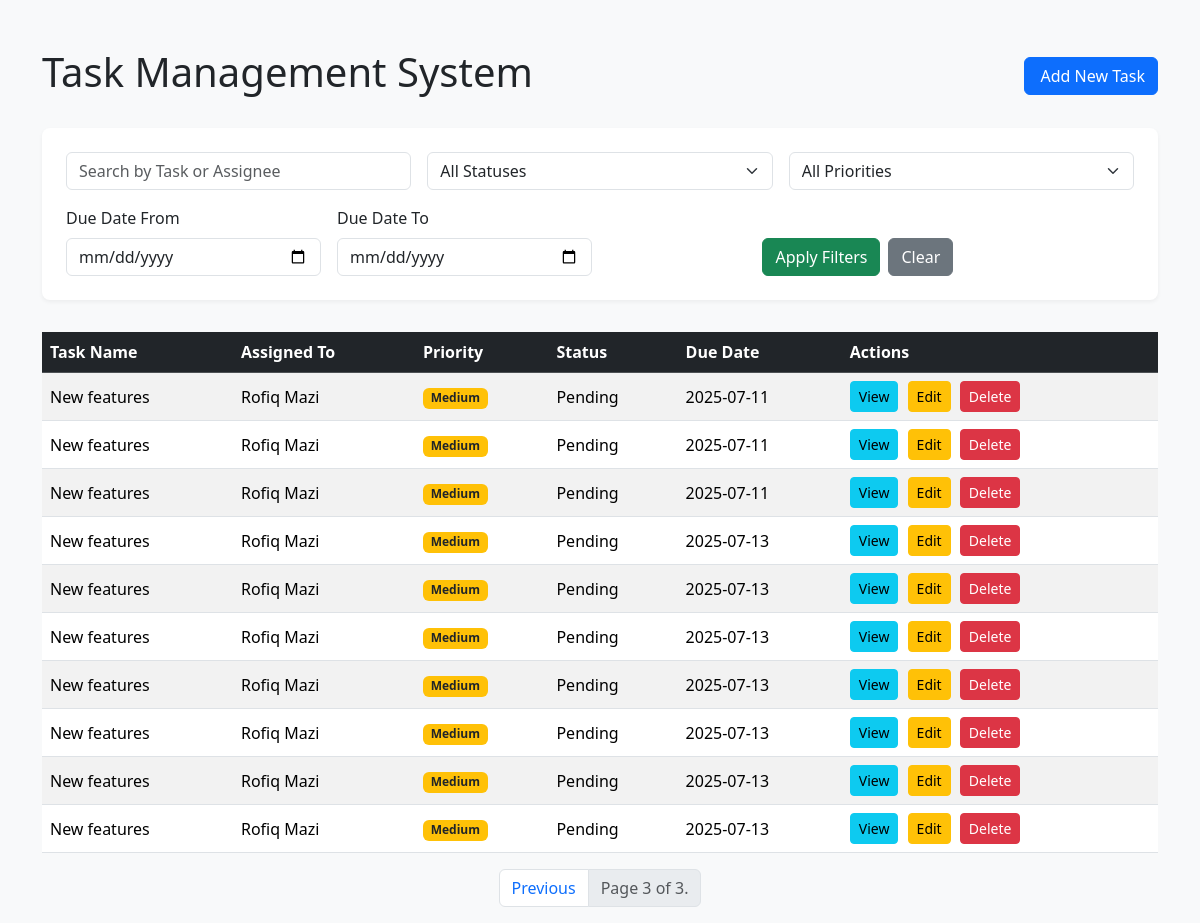
/?page=3, run on the app's committed database.
### tasks/models.py (models this page shows, shortened)
class tasks(models.Model):
    Priority_Choice = [
        ('Low', 'Low'),
        ('Medium', 'Medium'),
        ('High', 'High')
    ]
    Status_Choice = [
        ('Pending', 'Pending'),
        ('In Progress', 'In Progress'),
        ('Completed', 'Completed')
    ]
    task_name = models.CharField(max_length=255)
    description = models.TextField(blank=True, null=True)
    assigned_to = models.CharField(max_length=255)
    priority = models.CharField(max_length=20, choices=Priority_Choice, default='Medium')
    status = models.CharField(max_length=20, choices=Status_Choice, default='Pending')
    due_date = models.DateField()
    created_date = models.DateTimeField(auto_now_add=True)

### tasks/views.py (the view)
# urls.py: path('', views.task_list, name='task_list'),
def task_list(request):
    tasks_list = tasks.objects.all().order_by('-created_date') # Order by most recent
    search_query = request.GET.get('search', '')
    if search_query:
        tasks_list = tasks_list.filter(Q(task_name__icontains=search_query) | Q(assigned_to__icontains=search_query))
    status_filter = request.GET.get('status', '')
    if status_filter:
        tasks_list = tasks_list.filter(status=status_filter)
    priority_filter = request.GET.get('priority', '')
    if priority_filter:
        tasks_list = tasks_list.filter(priority=priority_filter)
    start_date_filter = request.GET.get('start_date', '')
    end_date_filter = request.GET.get('end_date', '')
    if start_date_filter and end_date_filter:
        tasks_list = tasks_list.filter(due_date__range=[start_date_filter, end_date_filter])
    sort_by = request.GET.get('sort', 'due_date')
    tasks_list = tasks_list.order_by(sort_by)
    paginator = Paginator(tasks_list, 10)
    page_number = request.GET.get('page')
    page_obj = paginator.get_page(page_number)
    form = TaskForm()
    context = {
        'page_obj': page_obj,
        'form': form # Pass the form to the template
    }
    return render(request, 'tasks/task_list.html', context)

### tasks/forms.py
class TaskForm(forms.ModelForm):
    class Meta:
        model =tasks
        fields = ['task_name', 'description','assigned_to','priority','status','due_date']
        widgets = {
            'due_date': forms.DateInput(attrs ={'type': 'date'}),
        }

### tasks/templates/tasks/task_list.html (shortened to what this page needs)
<!DOCTYPE html>
<html lang="en">
<head>
    <link href="https://cdn.jsdelivr.net/npm/bootstrap@5.3.3/dist/css/bootstrap.min.css" rel="stylesheet">
</head>
<body>
<div class="container mt-5">
    <div class="d-flex justify-content-between align-items-center mb-4">
        <h1>Task Management System</h1>
        <button type="button" class="btn btn-primary" data-bs-toggle="modal" data-bs-target="#addTaskModal">
             Add New Task
        </button>
    </div>
    <div class="filter-form">
        <form method="GET" action="{% url 'task_list' %}">
            <div class="row g-3">
                <div class="col-md-4"><input type="text" name="search" class="form-control" placeholder="Search by Task or Assignee" value="{{ request.GET.search }}"></div>
                <div class="col-md-4">
                    <select name="status" class="form-select">
                        <option value="">All Statuses</option>
                    </select>
                </div>
                <div class="col-md-4">
                     <select name="priority" class="form-select">
                        <option value="">All Priorities</option>
                    </select>
                </div>
                <div class="col-md-3">
                    <label for="start_date" class="form-label">Due Date From</label>
                    <input type="date" name="start_date" id="start_date" class="form-control" value="{{ request.GET.start_date }}">
                </div>
                <div class="col-md-3">
                    <label for="end_date" class="form-label">Due Date To</label>
                    <input type="date" name="end_date" id="end_date" class="form-control" value="{{ request.GET.end_date }}">
                </div>
                <div class="col-md-4 d-flex justify-content-end align-items-center mt-5">
                    <button type="submit" class="btn btn-success me-2">Apply Filters</button>
                    <a href="{% url 'task_list' %}" class="btn btn-secondary">Clear</a>
                </div>
            </div>
        </form>
    </div>
    <div class="table-responsive">
        <table class="table table-striped table-hover align-middle">
            <thead class="table-dark">
                <tr>
                    <th>Task Name</th>
                    <th>Assigned To</th>
                    <th>Priority</th>
                    <th>Status</th>
                    <th>Due Date</th>
                    <th>Actions</th>
                </tr>
            </thead>
            <tbody id="task-table-body">
                {% for task in page_obj %}
                <tr id="task-{{ task.pk }}">
                    <td class="task-name">{{ task.task_name }}</td>
                    <td class="task-assigned-to">{{ task.assigned_to }}</td>
                    <td class="task-priority">
                        <span class="badge bg-{% if task.priority == 'High' %}danger{% elif task.priority == 'Medium' %}warning text-dark{% else %}success{% endif %}">{{ task.priority }}</span>
                    </td>
                    <td class="task-status">{{ task.status }}</td>
                    <td class="task-due-date">{{ task.due_date|date:"Y-m-d" }}</td>
                    <td class="action-btn-group">
                        <button type="button" class="btn btn-sm btn-info view-btn" data-task-id="{{ task.pk }}"> View</button>
                        <button type="button" class="btn btn-sm btn-warning edit-btn" data-task-id="{{ task.pk }}"> Edit</button>
                        <button type="button" class="btn btn-sm btn-danger delete-btn" data-task-id="{{ task.pk }}"> Delete</button>
                    </td>
                </tr>
                {% empty %}
                <tr id="no-tasks-row">
                    <td colspan="6" class="text-center">No tasks found.</td>
                </tr>
                {% endfor %}
            </tbody>
        </table>
    </div>
    <nav aria-label="Page navigation">
        <ul class="pagination justify-content-center">
            {% if page_obj.has_previous %}<li class="page-item"><a class="page-link" href="?page={{ page_obj.previous_page_number }}">Previous</a></li>{% endif %}
            <li class="page-item disabled"><span class="page-link">Page {{ page_obj.number }} of {{ page_obj.paginator.num_pages }}.</span></li>
        </ul>
    </nav>
</div>
</body>
</html>

### tasks/templates/tasks/task_list.html (style rules this page uses)
body { background-color: #f8f9fa; }
.filter-form { background-color: #fff; padding: 1.5rem; border-radius: 0.5rem; margin-bottom: 2rem; box-shadow: 0 2px 4px rgba(0,0,0,0.05); }
.action-btn-group .btn { margin-right: 5px; }

### data on the page
tasks: task_name "New features", assigned_to "Rofiq Mazi", priority "Medium", status "Pending", due_date "2025-07-11"
tasks: task_name "New features", assigned_to "Rofiq Mazi", priority "Medium", status "Pending", due_date "2025-07-11"
tasks: task_name "New features", assigned_to "Rofiq Mazi", priority "Medium", status "Pending", due_date "2025-07-11"
tasks: task_name "New features", assigned_to "Rofiq Mazi", priority "Medium", status "Pending", due_date "2025-07-13"
tasks: task_name "New features", assigned_to "Rofiq Mazi", priority "Medium", status "Pending", due_date "2025-07-13"
tasks: task_name "New features", assigned_to "Rofiq Mazi", priority "Medium", status "Pending", due_date "2025-07-13"
tasks: task_name "New features", assigned_to "Rofiq Mazi", priority "Medium", status "Pending", due_date "2025-07-13"
tasks: task_name "New features", assigned_to "Rofiq Mazi", priority "Medium", status "Pending", due_date "2025-07-13"
tasks: task_name "New features", assigned_to "Rofiq Mazi", priority "Medium", status "Pending", due_date "2025-07-13"
tasks: task_name "New features", assigned_to "Rofiq Mazi", priority "Medium", status "Pending", due_date "2025-07-13"

### other printed values
{{ page_obj.number }} "3"
{{ page_obj.paginator.num_pages }} "3"
